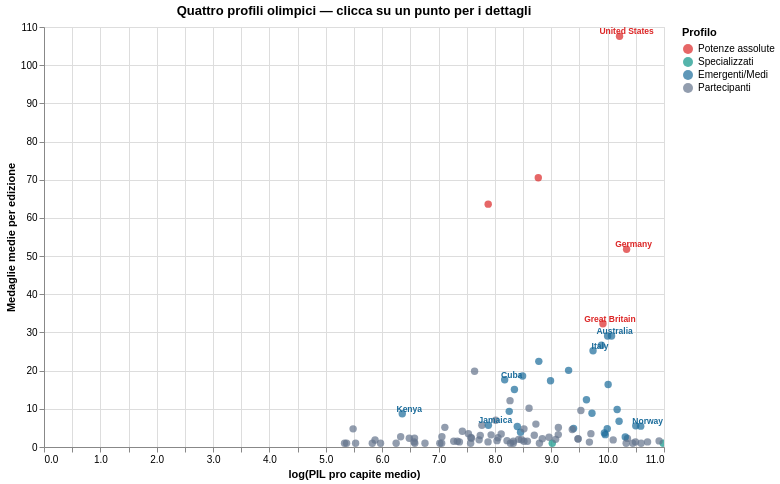

This figure's notebook cell:
### Markdown cell above
## 6. Cluster di paesi — quattro profili olimpici

### Code cell
profile = (df_imp[df_imp["total"]>0].groupby("country").agg(
    avg_medals=("total","mean"), total_medals=("total","sum"),
    n_editions=("year","nunique"), avg_gdp_pc=("NY.GDP.PCAP.CD","mean"),
    avg_pop=("SP.POP.TOTL","mean"), medals_per_m=("medals_per_million","mean"),
    consistency=("total","std")).dropna().reset_index())

feats_cl = ["avg_medals","medals_per_m","consistency","avg_gdp_pc","n_editions"]
X_cl = StandardScaler().fit_transform(profile[feats_cl].fillna(0))
km   = KMeans(n_clusters=4, random_state=42, n_init=20)
profile["cluster"] = km.fit_predict(X_cl)

# Nome del cluster in base alle caratteristiche medie
c_names = {}
for c in range(4):
    s = profile[profile["cluster"]==c]
    c_names[c] = ("Potenze assolute"  if s["avg_medals"].mean()>40  else
                  "Specializzati"     if s["medals_per_m"].mean()>2  else
                  "Emergenti/Medi"    if s["avg_medals"].mean()>8    else
                  "Partecipanti")
profile["cluster_name"] = profile["cluster"].map(c_names)
profile["log_gdp_pc"]   = np.log1p(profile["avg_gdp_pc"])

# Paesi da evidenziare con etichetta
highlight = ["United States","China","Soviet Union","Jamaica","Kenya",
             "Great Britain","Italy","Germany","Australia","Cuba","Norway"]

scatter_cl = (
    alt.Chart(profile)
    .mark_circle(size=55, opacity=0.7)
    .encode(
        x=alt.X("log_gdp_pc:Q", title="log(PIL pro capite medio)"),
        y=alt.Y("avg_medals:Q", title="Medaglie medie per edizione"),
        color=alt.Color("cluster_name:N",
            scale=alt.Scale(
                domain=["Potenze assolute","Specializzati","Emergenti/Medi","Partecipanti"],
                range=[RED, TEAL, BLUE, GRAY]),
            legend=alt.Legend(title="Profilo")),
        tooltip=["country:N","cluster_name:N",
                 alt.Tooltip("avg_medals:Q", format=".1f", title="Med. medie"),
                 alt.Tooltip("medals_per_m:Q", format=".2f", title="Med/milione"),
                 alt.Tooltip("avg_gdp_pc:Q", format=",.0f", title="PIL p.c. medio")]
    )
)
labels_cl = (
    alt.Chart(profile[profile["country"].isin(highlight)])
    .mark_text(dx=7, dy=-5, fontSize=8.5, fontWeight="bold")
    .encode(x="log_gdp_pc:Q", y="avg_medals:Q", text="country:N",
            color=alt.Color("cluster_name:N",
                scale=alt.Scale(
                    domain=["Potenze assolute","Specializzati","Emergenti/Medi","Partecipanti"],
                    range=[RED, TEAL, BLUE, GRAY])))
)

(scatter_cl + labels_cl).properties(
    title="Quattro profili olimpici — clicca su un punto per i dettagli",
    width=620, height=420
).interactive().display()

### Figure 1 — Vega-Lite specification as saved in the notebook (floating-point values rounded to 4 significant figures)
{"config": {"view": {"continuousWidth": 300, "continuousHeight": 300}}, "layer": [{"data": {"name": "data-9ebc081769c4e28306589a1dff36421b"}, "mark": {"type": "circle", "opacity": 0.7, "size": 55}, "encoding": {"color": {"field": "cluster_name", "legend": {"title": "Profilo"}, "scale": {"domain": ["Potenze assolute", "Specializzati", "Emergenti/Medi", "Partecipanti"], "range": ["#DC2626", "#0D9488", "#1A6B9A", "#64748B"]}, "type": "nominal"}, "tooltip": [{"field": "country", "type": "nominal"}, {"field": "cluster_name", "type": "nominal"}, {"field": "avg_medals", "format": ".1f", "title": "Med. medie", "type": "quantitative"}, {"field": "medals_per_m", "format": ".2f", "title": "Med/milione", "type": "quantitative"}, {"field": "avg_gdp_pc", "format": ",.0f", "title": "PIL p.c. medio", "type": "quantitative"}], "x": {"field": "log_gdp_pc", "title": "log(PIL pro capite medio)", "type": "quantitative"}, "y": {"field": "avg_medals", "title": "Medaglie medie per edizione", "type": "quantitative"}}, "name": "view_9fc93b57d9de823e_0"}, {"data": {"name": "data-f5a45f84b6648373509e1b71a6c10140"}, "mark": {"type": "text", "dx": 7, "dy": -5, "fontSize": 8.5, "fontWeight": "bold"}, "encoding": {"color": {"field": "cluster_name", "scale": {"domain": ["Potenze assolute", "Specializzati", "Emergenti/Medi", "Partecipanti"], "range": ["#DC2626", "#0D9488", "#1A6B9A", "#64748B"]}, "type": "nominal"}, "text": {"field": "country", "type": "nominal"}, "x": {"field": "log_gdp_pc", "type": "quantitative"}, "y": {"field": "avg_medals", "type": "quantitative"}}}], "height": 420, "params": [{"name": "param_1e9efca18e7a2868", "select": {"type": "interval", "encodings": ["x", "y"]}, "bind": "scales", "views": ["view_9fc93b57d9de823e_0"]}], "title": "Quattro profili olimpici — clicca su un punto per i dettagli", "width": 620, "$schema": "https://vega.github.io/schema/vega-lite/v6.1.0.json", "datasets": {"data-9ebc081769c4e28306589a1dff36421b": [{"country": "Afghanistan", "avg_medals": 1.0, "total_medals": 2, "n_editions": 2, "avg_gdp_pc": 390.9, "avg_pop": 26360000.0, "medals_per_m": 0.03807, "consistency": 0.0, "cluster": 1, "cluster_name": "Partecipanti", "log_gdp_pc": 5.971}, {"country": "Algeria", "avg_medals": 2.429, "total_medals": 17, "n_editions": 7, "avg_gdp_pc": 3147.0, "avg_pop": 30000000.0, "medals_per_m": 0.08544, "consistency": 1.272, "cluster": 1, "cluster_name": "Partecipanti", "log_gdp_pc": 8.055}, {"country": "Argentina", "avg_medals": 3.083, "total_medals": 37, "n_editions": 12, "avg_gdp_pc": 5993.0, "avg_pop": 33840000.0, "medals_per_m": 0.08692, "consistency": 1.782, "cluster": 1, "cluster_name": "Partecipanti", "log_gdp_pc": 8.699}, {"country": "Armenia", "avg_medals": 3.0, "total_medals": 18, "n_editions": 6, "avg_gdp_pc": 2297.0, "avg_pop": 3139000.0, "medals_per_m": 0.9688, "consistency": 1.549, "cluster": 1, "cluster_name": "Partecipanti", "log_gdp_pc": 7.74}, {"country": "Australia", "avg_medals": 29.07, "total_medals": 436, "n_editions": 15, "avg_gdp_pc": 22010.0, "avg_pop": 17070000.0, "medals_per_m": 1.64, "consistency": 16.21, "cluster": 2, "cluster_name": "Emergenti/Medi", "log_gdp_pc": 9.999}, {"country": "Austria", "avg_medals": 3.231, "total_medals": 42, "n_editions": 13, "avg_gdp_pc": 21100.0, "avg_pop": 7862000.0, "medals_per_m": 0.4077, "consistency": 1.964, "cluster": 2, "cluster_name": "Emergenti/Medi", "log_gdp_pc": 9.957}, {"country": "Azerbaijan", "avg_medals": 7.0, "total_medals": 49, "n_editions": 7, "avg_gdp_pc": 3023.0, "avg_pop": 8621000.0, "medals_per_m": 0.7782, "consistency": 5.508, "cluster": 1, "cluster_name": "Partecipanti", "log_gdp_pc": 8.014}, {"country": "Bahrain", "avg_medals": 1.333, "total_medals": 4, "n_editions": 3, "avg_gdp_pc": 36100.0, "avg_pop": 412600.0, "medals_per_m": 3.234, "consistency": 0.5774, "cluster": 1, "cluster_name": "Partecipanti", "log_gdp_pc": 10.49}, {"country": "Belarus", "avg_medals": 12.14, "total_medals": 85, "n_editions": 7, "avg_gdp_pc": 3897.0, "avg_pop": 9748000.0, "medals_per_m": 1.238, "consistency": 3.579, "cluster": 1, "cluster_name": "Partecipanti", "log_gdp_pc": 8.268}, {"country": "Belgium", "avg_medals": 3.667, "total_medals": 55, "n_editions": 15, "avg_gdp_pc": 20800.0, "avg_pop": 10150000.0, "medals_per_m": 0.3575, "consistency": 1.877, "cluster": 2, "cluster_name": "Emergenti/Medi", "log_gdp_pc": 9.943}, {"country": "Bermuda", "avg_medals": 1.0, "total_medals": 2, "n_editions": 2, "avg_gdp_pc": 59000.0, "avg_pop": 58360.0, "medals_per_m": 17.28, "consistency": 0.0, "cluster": 0, "cluster_name": "Specializzati", "log_gdp_pc": 10.99}, {"country": "Botswana", "avg_medals": 1.0, "total_medals": 2, "n_editions": 2, "avg_gdp_pc": 6565.0, "avg_pop": 2148000.0, "medals_per_m": 0.4675, "consistency": 0.0, "cluster": 1, "cluster_name": "Partecipanti", "log_gdp_pc": 8.79}, {"country": "Brazil", "avg_medals": 9.333, "total_medals": 140, "n_editions": 15, "avg_gdp_pc": 3843.0, "avg_pop": 144600000.0, "medals_per_m": 0.0568, "consistency": 6.997, "cluster": 2, "cluster_name": "Emergenti/Medi", "log_gdp_pc": 8.254}, {"country": "Bulgaria", "avg_medals": 15.07, "total_medals": 211, "n_editions": 14, "avg_gdp_pc": 4213.0, "avg_pop": 8108000.0, "medals_per_m": 1.784, "consistency": 11.45, "cluster": 2, "cluster_name": "Emergenti/Medi", "log_gdp_pc": 8.346}, {"country": "Burundi", "avg_medals": 1.0, "total_medals": 2, "n_editions": 2, "avg_gdp_pc": 206.0, "avg_pop": 8209000.0, "medals_per_m": 0.133, "consistency": 0.0, "cluster": 1, "cluster_name": "Partecipanti", "log_gdp_pc": 5.333}, {"country": "Cameroon", "avg_medals": 1.0, "total_medals": 6, "n_editions": 6, "avg_gdp_pc": 860.9, "avg_pop": 13480000.0, "medals_per_m": 0.08849, "consistency": 0.0, "cluster": 1, "cluster_name": "Partecipanti", "log_gdp_pc": 6.759}, {"country": "Canada", "avg_medals": 16.36, "total_medals": 229, "n_editions": 14, "avg_gdp_pc": 22220.0, "avg_pop": 27780000.0, "medals_per_m": 0.5737, "consistency": 10.41, "cluster": 2, "cluster_name": "Emergenti/Medi", "log_gdp_pc": 10.01}, {"country": "Chile", "avg_medals": 1.5, "total_medals": 6, "n_editions": 4, "avg_gdp_pc": 4993.0, "avg_pop": 14930000.0, "medals_per_m": 0.09943, "consistency": 1.0, "cluster": 1, "cluster_name": "Partecipanti", "log_gdp_pc": 8.516}, {"country": "Colombia", "avg_medals": 3.4, "total_medals": 34, "n_editions": 10, "avg_gdp_pc": 3332.0, "avg_pop": 36860000.0, "medals_per_m": 0.0873, "consistency": 2.989, "cluster": 1, "cluster_name": "Partecipanti", "log_gdp_pc": 8.112}, {"country": "Costa Rica", "avg_medals": 1.333, "total_medals": 4, "n_editions": 3, "avg_gdp_pc": 2637.0, "avg_pop": 3310000.0, "medals_per_m": 0.3959, "consistency": 0.5774, "cluster": 1, "cluster_name": "Partecipanti", "log_gdp_pc": 7.878}, {"country": "Croatia", "avg_medals": 5.125, "total_medals": 41, "n_editions": 8, "avg_gdp_pc": 9190.0, "avg_pop": 4385000.0, "medals_per_m": 1.197, "consistency": 2.85, "cluster": 1, "cluster_name": "Partecipanti", "log_gdp_pc": 9.126}, {"country": "Cuba", "avg_medals": 17.62, "total_medals": 229, "n_editions": 13, "avg_gdp_pc": 3544.0, "avg_pop": 10150000.0, "medals_per_m": 1.661, "consistency": 10.18, "cluster": 2, "cluster_name": "Emergenti/Medi", "log_gdp_pc": 8.173}, {"country": "Czechia", "avg_medals": 9.571, "total_medals": 67, "n_editions": 7, "avg_gdp_pc": 13700.0, "avg_pop": 10380000.0, "medals_per_m": 0.9208, "consistency": 1.618, "cluster": 1, "cluster_name": "Partecipanti", "log_gdp_pc": 9.525}, {"country": "Côte d'Ivoire", "avg_medals": 1.333, "total_medals": 4, "n_editions": 3, "avg_gdp_pc": 1587.0, "avg_pop": 20040000.0, "medals_per_m": 0.07788, "consistency": 0.5774, "cluster": 1, "cluster_name": "Partecipanti", "log_gdp_pc": 7.37}, {"country": "Denmark", "avg_medals": 6.733, "total_medals": 101, "n_editions": 15, "avg_gdp_pc": 26980.0, "avg_pop": 5204000.0, "medals_per_m": 1.276, "consistency": 3.327, "cluster": 2, "cluster_name": "Emergenti/Medi", "log_gdp_pc": 10.2}, {"country": "Dominican Republic", "avg_medals": 2.0, "total_medals": 12, "n_editions": 6, "avg_gdp_pc": 4541.0, "avg_pop": 9123000.0, "medals_per_m": 0.2111, "consistency": 1.549, "cluster": 1, "cluster_name": "Partecipanti", "log_gdp_pc": 8.421}, {"country": "Ecuador", "avg_medals": 1.667, "total_medals": 5, "n_editions": 3, "avg_gdp_pc": 3695.0, "avg_pop": 14050000.0, "medals_per_m": 0.1126, "consistency": 1.155, "cluster": 1, "cluster_name": "Partecipanti", "log_gdp_pc": 8.215}, {"country": "Egypt", "avg_medals": 3.5, "total_medals": 21, "n_editions": 6, "avg_gdp_pc": 1861.0, "avg_pop": 82110000.0, "medals_per_m": 0.04103, "consistency": 1.871, "cluster": 1, "cluster_name": "Partecipanti", "log_gdp_pc": 7.529}, {"country": "Estonia", "avg_medals": 2.143, "total_medals": 15, "n_editions": 7, "avg_gdp_pc": 13030.0, "avg_pop": 1381000.0, "medals_per_m": 1.549, "consistency": 0.6901, "cluster": 1, "cluster_name": "Partecipanti", "log_gdp_pc": 9.475}, {"country": "Ethiopia", "avg_medals": 4.75, "total_medals": 57, "n_editions": 12, "avg_gdp_pc": 239.9, "avg_pop": 60180000.0, "medals_per_m": 0.07989, "consistency": 2.667, "cluster": 1, "cluster_name": "Partecipanti", "log_gdp_pc": 5.484}, {"country": "Fiji", "avg_medals": 1.5, "total_medals": 3, "n_editions": 2, "avg_gdp_pc": 5303.0, "avg_pop": 917200.0, "medals_per_m": 1.635, "consistency": 0.7071, "cluster": 1, "cluster_name": "Partecipanti", "log_gdp_pc": 8.576}, {"country": "Finland", "avg_medals": 4.8, "total_medals": 72, "n_editions": 15, "avg_gdp_pc": 21870.0, "avg_pop": 4985000.0, "medals_per_m": 0.9882, "consistency": 2.808, "cluster": 2, "cluster_name": "Emergenti/Medi", "log_gdp_pc": 9.993}, {"country": "France", "avg_medals": 26.67, "total_medals": 400, "n_editions": 15, "avg_gdp_pc": 19750.0, "avg_pop": 58070000.0, "medals_per_m": 0.4472, "consistency": 11.77, "cluster": 2, "cluster_name": "Emergenti/Medi", "log_gdp_pc": 9.891}, {"country": "Georgia", "avg_medals": 5.714, "total_medals": 40, "n_editions": 7, "avg_gdp_pc": 2366.0, "avg_pop": 4040000.0, "medals_per_m": 1.459, "consistency": 2.059, "cluster": 1, "cluster_name": "Partecipanti", "log_gdp_pc": 7.769}, {"country": "Germany", "avg_medals": 51.78, "total_medals": 466, "n_editions": 9, "avg_gdp_pc": 30830.0, "avg_pop": 80670000.0, "medals_per_m": 0.644, "consistency": 14.18, "cluster": 3, "cluster_name": "Potenze assolute", "log_gdp_pc": 10.34}, {"country": "Ghana", "avg_medals": 1.0, "total_medals": 4, "n_editions": 4, "avg_gdp_pc": 718.6, "avg_pop": 15400000.0, "medals_per_m": 0.08755, "consistency": 0.0, "cluster": 1, "cluster_name": "Partecipanti", "log_gdp_pc": 6.579}, {"country": "Great Britain", "avg_medals": 32.27, "total_medals": 484, "n_editions": 15, "avg_gdp_pc": 20260.0, "avg_pop": 58310000.0, "medals_per_m": 0.5381, "consistency": 19.78, "cluster": 3, "cluster_name": "Potenze assolute", "log_gdp_pc": 9.917}, {"country": "Greece", "avg_medals": 4.846, "total_medals": 63, "n_editions": 13, "avg_gdp_pc": 12030.0, "avg_pop": 10190000.0, "medals_per_m": 0.4609, "consistency": 4.758, "cluster": 2, "cluster_name": "Emergenti/Medi", "log_gdp_pc": 9.395}, {"country": "Grenada", "avg_medals": 1.0, "total_medals": 3, "n_editions": 3, "avg_gdp_pc": 8246.0, "avg_pop": 113600.0, "medals_per_m": 8.805, "consistency": 0.0, "cluster": 0, "cluster_name": "Specializzati", "log_gdp_pc": 9.018}, {"country": "Hong Kong, China", "avg_medals": 2.25, "total_medals": 9, "n_editions": 4, "avg_gdp_pc": 31290.0, "avg_pop": 6779000.0, "medals_per_m": 0.3169, "consistency": 2.5, "cluster": 1, "cluster_name": "Partecipanti", "log_gdp_pc": 10.35}, {"country": "Hungary", "avg_medals": 22.43, "total_medals": 314, "n_editions": 14, "avg_gdp_pc": 6495.0, "avg_pop": 10230000.0, "medals_per_m": 2.185, "consistency": 7.314, "cluster": 2, "cluster_name": "Emergenti/Medi", "log_gdp_pc": 8.779}, {"country": "Iceland", "avg_medals": 1.0, "total_medals": 3, "n_editions": 3, "avg_gdp_pc": 34410.0, "avg_pop": 268800.0, "medals_per_m": 3.763, "consistency": 0.0, "cluster": 1, "cluster_name": "Partecipanti", "log_gdp_pc": 10.45}, {"country": "India", "avg_medals": 2.273, "total_medals": 25, "n_editions": 11, "avg_gdp_pc": 651.4, "avg_pop": 930200000.0, "medals_per_m": 0.002246, "consistency": 2.195, "cluster": 1, "cluster_name": "Partecipanti", "log_gdp_pc": 6.481}, {"country": "Indonesia", "avg_medals": 4.111, "total_medals": 37, "n_editions": 9, "avg_gdp_pc": 1672.0, "avg_pop": 219700000.0, "medals_per_m": 0.01881, "consistency": 1.616, "cluster": 1, "cluster_name": "Partecipanti", "log_gdp_pc": 7.422}, {"country": "Ireland", "avg_medals": 2.6, "total_medals": 26, "n_editions": 10, "avg_gdp_pc": 30120.0, "avg_pop": 3868000.0, "medals_per_m": 0.6485, "consistency": 1.647, "cluster": 2, "cluster_name": "Emergenti/Medi", "log_gdp_pc": 10.31}, {"country": "Israel", "avg_medals": 1.857, "total_medals": 13, "n_editions": 7, "avg_gdp_pc": 24290.0, "avg_pop": 6616000.0, "medals_per_m": 0.277, "consistency": 1.069, "cluster": 1, "cluster_name": "Partecipanti", "log_gdp_pc": 10.1}, {"country": "Italy", "avg_medals": 25.2, "total_medals": 378, "n_editions": 15, "avg_gdp_pc": 17000.0, "avg_pop": 56430000.0, "medals_per_m": 0.4443, "consistency": 8.703, "cluster": 2, "cluster_name": "Emergenti/Medi", "log_gdp_pc": 9.741}, {"country": "Jamaica", "avg_medals": 5.714, "total_medals": 80, "n_editions": 14, "avg_gdp_pc": 2654.0, "avg_pop": 2376000.0, "medals_per_m": 2.235, "consistency": 4.122, "cluster": 2, "cluster_name": "Emergenti/Medi", "log_gdp_pc": 7.884}, {"country": "Japan", "avg_medals": 29.07, "total_medals": 407, "n_editions": 14, "avg_gdp_pc": 23610.0, "avg_pop": 118300000.0, "medals_per_m": 0.2466, "consistency": 11.79, "cluster": 2, "cluster_name": "Emergenti/Medi", "log_gdp_pc": 10.07}, {"country": "Jordan", "avg_medals": 1.5, "total_medals": 3, "n_editions": 2, "avg_gdp_pc": 4135.0, "avg_pop": 9411000.0, "medals_per_m": 0.1556, "consistency": 0.7071, "cluster": 1, "cluster_name": "Partecipanti", "log_gdp_pc": 8.328}, {"country": "Kazakhstan", "avg_medals": 10.14, "total_medals": 71, "n_editions": 7, "avg_gdp_pc": 5463.0, "avg_pop": 16840000.0, "medals_per_m": 0.6001, "consistency": 3.388, "cluster": 1, "cluster_name": "Partecipanti", "log_gdp_pc": 8.606}, {"country": "Kenya", "avg_medals": 8.692, "total_medals": 113, "n_editions": 13, "avg_gdp_pc": 575.0, "avg_pop": 26650000.0, "medals_per_m": 0.376, "consistency": 3.987, "cluster": 2, "cluster_name": "Emergenti/Medi", "log_gdp_pc": 6.356}, {"country": "Kuwait", "avg_medals": 1.0, "total_medals": 3, "n_editions": 3, "avg_gdp_pc": 30590.0, "avg_pop": 2976000.0, "medals_per_m": 0.3781, "consistency": 0.0, "cluster": 1, "cluster_name": "Partecipanti", "log_gdp_pc": 10.33}, {"country": "Kyrgyzstan", "avg_medals": 2.333, "total_medals": 7, "n_editions": 3, "avg_gdp_pc": 714.9, "avg_pop": 5434000.0, "medals_per_m": 0.4199, "consistency": 1.155, "cluster": 1, "cluster_name": "Partecipanti", "log_gdp_pc": 6.574}, {"country": "Latvia", "avg_medals": 2.571, "total_medals": 18, "n_editions": 7, "avg_gdp_pc": 7788.0, "avg_pop": 2320000.0, "medals_per_m": 1.115, "consistency": 0.9759, "cluster": 1, "cluster_name": "Partecipanti", "log_gdp_pc": 8.96}, {"country": "Lithuania", "avg_medals": 3.25, "total_medals": 26, "n_editions": 8, "avg_gdp_pc": 9176.0, "avg_pop": 3323000.0, "medals_per_m": 0.989, "consistency": 1.753, "cluster": 1, "cluster_name": "Partecipanti", "log_gdp_pc": 9.125}, {"country": "Malaysia", "avg_medals": 2.167, "total_medals": 13, "n_editions": 6, "avg_gdp_pc": 6911.0, "avg_pop": 25790000.0, "medals_per_m": 0.08223, "consistency": 1.472, "cluster": 1, "cluster_name": "Partecipanti", "log_gdp_pc": 8.841}, {"country": "Mexico", "avg_medals": 3.867, "total_medals": 58, "n_editions": 15, "avg_gdp_pc": 4698.0, "avg_pop": 81740000.0, "medals_per_m": 0.05142, "consistency": 2.588, "cluster": 2, "cluster_name": "Emergenti/Medi", "log_gdp_pc": 8.455}, {"country": "Mongolia", "avg_medals": 2.5, "total_medals": 30, "n_editions": 12, "avg_gdp_pc": 1947.0, "avg_pop": 2126000.0, "medals_per_m": 1.262, "consistency": 1.567, "cluster": 1, "cluster_name": "Partecipanti", "log_gdp_pc": 7.575}, {"country": "Morocco", "avg_medals": 2.3, "total_medals": 23, "n_editions": 10, "avg_gdp_pc": 1964.0, "avg_pop": 28140000.0, "medals_per_m": 0.08744, "consistency": 1.252, "cluster": 1, "cluster_name": "Partecipanti", "log_gdp_pc": 7.583}, {"country": "Mozambique", "avg_medals": 1.0, "total_medals": 2, "n_editions": 2, "avg_gdp_pc": 250.7, "avg_pop": 15900000.0, "medals_per_m": 0.06329, "consistency": 0.0, "cluster": 1, "cluster_name": "Partecipanti", "log_gdp_pc": 5.528}, {"country": "Namibia", "avg_medals": 1.667, "total_medals": 5, "n_editions": 3, "avg_gdp_pc": 3092.0, "avg_pop": 1799000.0, "medals_per_m": 1.071, "consistency": 0.5774, "cluster": 1, "cluster_name": "Partecipanti", "log_gdp_pc": 8.037}, {"country": "New Zealand", "avg_medals": 8.857, "total_medals": 124, "n_editions": 14, "avg_gdp_pc": 16680.0, "avg_pop": 3556000.0, "medals_per_m": 2.382, "consistency": 5.559, "cluster": 2, "cluster_name": "Emergenti/Medi", "log_gdp_pc": 9.722}, {"country": "Niger", "avg_medals": 1.0, "total_medals": 2, "n_editions": 2, "avg_gdp_pc": 337.6, "avg_pop": 11730000.0, "medals_per_m": 0.1354, "consistency": 0.0, "cluster": 1, "cluster_name": "Partecipanti", "log_gdp_pc": 5.825}, {"country": "Nigeria", "avg_medals": 2.7, "total_medals": 27, "n_editions": 10, "avg_gdp_pc": 1162.0, "avg_pop": 116500000.0, "medals_per_m": 0.02534, "consistency": 1.767, "cluster": 1, "cluster_name": "Partecipanti", "log_gdp_pc": 7.059}, {"country": "North Macedonia", "avg_medals": 1.0, "total_medals": 2, "n_editions": 2, "avg_gdp_pc": 4130.0, "avg_pop": 1951000.0, "medals_per_m": 0.5131, "consistency": 0.0, "cluster": 1, "cluster_name": "Partecipanti", "log_gdp_pc": 8.326}, {"country": "Norway", "avg_medals": 5.462, "total_medals": 71, "n_editions": 13, "avg_gdp_pc": 39620.0, "avg_pop": 4404000.0, "medals_per_m": 1.225, "consistency": 2.602, "cluster": 2, "cluster_name": "Emergenti/Medi", "log_gdp_pc": 10.59}, {"country": "Pakistan", "avg_medals": 1.0, "total_medals": 7, "n_editions": 7, "avg_gdp_pc": 213.5, "avg_pop": 75430000.0, "medals_per_m": 0.01457, "consistency": 0.0, "cluster": 1, "cluster_name": "Partecipanti", "log_gdp_pc": 5.368}, {"country": "People's Republic of China", "avg_medals": 63.6, "total_medals": 636, "n_editions": 10, "avg_gdp_pc": 2645.0, "avg_pop": 1229000000.0, "medals_per_m": 0.05051, "consistency": 24.48, "cluster": 3, "cluster_name": "Potenze assolute", "log_gdp_pc": 7.881}, {"country": "Peru", "avg_medals": 1.0, "total_medals": 3, "n_editions": 3, "avg_gdp_pc": 1121.0, "avg_pop": 19890000.0, "medals_per_m": 0.05057, "consistency": 0.0, "cluster": 1, "cluster_name": "Partecipanti", "log_gdp_pc": 7.023}, {"country": "Philippines", "avg_medals": 1.5, "total_medals": 9, "n_editions": 6, "avg_gdp_pc": 1435.0, "avg_pop": 71190000.0, "medals_per_m": 0.02155, "consistency": 1.225, "cluster": 1, "cluster_name": "Partecipanti", "log_gdp_pc": 7.269}, {"country": "Poland", "avg_medals": 17.36, "total_medals": 243, "n_editions": 14, "avg_gdp_pc": 7995.0, "avg_pop": 36110000.0, "medals_per_m": 0.4929, "consistency": 6.428, "cluster": 2, "cluster_name": "Emergenti/Medi", "log_gdp_pc": 8.987}, {"country": "Portugal", "avg_medals": 2.1, "total_medals": 21, "n_editions": 10, "avg_gdp_pc": 13030.0, "avg_pop": 10100000.0, "medals_per_m": 0.2087, "consistency": 0.9944, "cluster": 1, "cluster_name": "Partecipanti", "log_gdp_pc": 9.475}, {"country": "Puerto Rico", "avg_medals": 1.286, "total_medals": 9, "n_editions": 7, "avg_gdp_pc": 15940.0, "avg_pop": 3432000.0, "medals_per_m": 0.3753, "consistency": 0.488, "cluster": 1, "cluster_name": "Partecipanti", "log_gdp_pc": 9.677}, {"country": "Qatar", "avg_medals": 1.6, "total_medals": 8, "n_editions": 5, "avg_gdp_pc": 54900.0, "avg_pop": 1433000.0, "medals_per_m": 1.401, "consistency": 0.8944, "cluster": 1, "cluster_name": "Partecipanti", "log_gdp_pc": 10.91}, {"country": "Republic of Korea", "avg_medals": 20.07, "total_medals": 281, "n_editions": 14, "avg_gdp_pc": 11020.0, "avg_pop": 41580000.0, "medals_per_m": 0.4486, "consistency": 12.02, "cluster": 2, "cluster_name": "Emergenti/Medi", "log_gdp_pc": 9.307}, {"country": "Republic of Moldova", "avg_medals": 1.5, "total_medals": 6, "n_editions": 4, "avg_gdp_pc": 1529.0, "avg_pop": 2881000.0, "medals_per_m": 0.5168, "consistency": 0.5774, "cluster": 1, "cluster_name": "Partecipanti", "log_gdp_pc": 7.333}, {"country": "Romania", "avg_medals": 18.6, "total_medals": 279, "n_editions": 15, "avg_gdp_pc": 4870.0, "avg_pop": 21150000.0, "medals_per_m": 0.8617, "consistency": 12.24, "cluster": 2, "cluster_name": "Emergenti/Medi", "log_gdp_pc": 8.491}, {"country": "Russian Federation", "avg_medals": 70.5, "total_medals": 423, "n_editions": 6, "avg_gdp_pc": 6435.0, "avg_pop": 145300000.0, "medals_per_m": 0.4845, "consistency": 15.03, "cluster": 3, "cluster_name": "Potenze assolute", "log_gdp_pc": 8.77}, {"country": "Serbia", "avg_medals": 6.0, "total_medals": 24, "n_editions": 4, "avg_gdp_pc": 6167.0, "avg_pop": 7219000.0, "medals_per_m": 0.8391, "consistency": 2.944, "cluster": 1, "cluster_name": "Partecipanti", "log_gdp_pc": 8.727}, {"country": "Singapore", "avg_medals": 1.333, "total_medals": 4, "n_editions": 3, "avg_gdp_pc": 44710.0, "avg_pop": 4936000.0, "medals_per_m": 0.2707, "consistency": 0.5774, "cluster": 1, "cluster_name": "Partecipanti", "log_gdp_pc": 10.71}, {"country": "Slovakia", "avg_medals": 4.571, "total_medals": 32, "n_editions": 7, "avg_gdp_pc": 11760.0, "avg_pop": 5389000.0, "medals_per_m": 0.8484, "consistency": 1.134, "cluster": 1, "cluster_name": "Partecipanti", "log_gdp_pc": 9.373}, {"country": "Slovenia", "avg_medals": 3.5, "total_medals": 28, "n_editions": 8, "avg_gdp_pc": 16370.0, "avg_pop": 2018000.0, "medals_per_m": 1.728, "consistency": 1.309, "cluster": 1, "cluster_name": "Partecipanti", "log_gdp_pc": 9.703}, {"country": "South Africa", "avg_medals": 4.75, "total_medals": 38, "n_editions": 8, "avg_gdp_pc": 4989.0, "avg_pop": 49090000.0, "medals_per_m": 0.09587, "consistency": 2.816, "cluster": 1, "cluster_name": "Partecipanti", "log_gdp_pc": 8.515}, {"country": "Spain", "avg_medals": 12.38, "total_medals": 161, "n_editions": 13, "avg_gdp_pc": 15120.0, "avg_pop": 40410000.0, "medals_per_m": 0.2949, "consistency": 7.752, "cluster": 2, "cluster_name": "Emergenti/Medi", "log_gdp_pc": 9.624}, {"country": "Suriname", "avg_medals": 1.0, "total_medals": 2, "n_editions": 2, "avg_gdp_pc": 1937.0, "avg_pop": 399600.0, "medals_per_m": 2.504, "consistency": 0.0, "cluster": 1, "cluster_name": "Partecipanti", "log_gdp_pc": 7.569}, {"country": "Sweden", "avg_medals": 9.8, "total_medals": 147, "n_editions": 15, "avg_gdp_pc": 26070.0, "avg_pop": 8641000.0, "medals_per_m": 1.143, "consistency": 4.127, "cluster": 2, "cluster_name": "Emergenti/Medi", "log_gdp_pc": 10.17}, {"country": "Switzerland", "avg_medals": 5.533, "total_medals": 83, "n_editions": 15, "avg_gdp_pc": 36280.0, "avg_pop": 6859000.0, "medals_per_m": 0.7895, "consistency": 3.044, "cluster": 2, "cluster_name": "Emergenti/Medi", "log_gdp_pc": 10.5}, {"country": "Syrian Arab Republic", "avg_medals": 1.0, "total_medals": 4, "n_editions": 4, "avg_gdp_pc": 1158.0, "avg_pop": 15070000.0, "medals_per_m": 0.07163, "consistency": 0.0, "cluster": 1, "cluster_name": "Partecipanti", "log_gdp_pc": 7.055}, {"country": "Tajikistan", "avg_medals": 1.333, "total_medals": 4, "n_editions": 3, "avg_gdp_pc": 709.7, "avg_pop": 7631000.0, "medals_per_m": 0.1794, "consistency": 0.5774, "cluster": 1, "cluster_name": "Partecipanti", "log_gdp_pc": 6.566}, {"country": "Thailand", "avg_medals": 3.182, "total_medals": 35, "n_editions": 11, "avg_gdp_pc": 2786.0, "avg_pop": 59110000.0, "medals_per_m": 0.05058, "consistency": 2.483, "cluster": 1, "cluster_name": "Partecipanti", "log_gdp_pc": 7.933}, {"country": "Trinidad and Tobago", "avg_medals": 2.0, "total_medals": 16, "n_editions": 8, "avg_gdp_pc": 8757.0, "avg_pop": 1224000.0, "medals_per_m": 1.695, "consistency": 1.069, "cluster": 1, "cluster_name": "Partecipanti", "log_gdp_pc": 9.078}, {"country": "Tunisia", "avg_medals": 1.875, "total_medals": 15, "n_editions": 8, "avg_gdp_pc": 2252.0, "avg_pop": 8361000.0, "medals_per_m": 0.2523, "consistency": 0.8345, "cluster": 1, "cluster_name": "Partecipanti", "log_gdp_pc": 7.72}, {"country": "Türkiye", "avg_medals": 5.385, "total_medals": 70, "n_editions": 13, "avg_gdp_pc": 4434.0, "avg_pop": 57020000.0, "medals_per_m": 0.09317, "consistency": 3.429, "cluster": 2, "cluster_name": "Emergenti/Medi", "log_gdp_pc": 8.397}, {"country": "Uganda", "avg_medals": 1.833, "total_medals": 11, "n_editions": 6, "avg_gdp_pc": 354.4, "avg_pop": 20710000.0, "medals_per_m": 0.1131, "consistency": 1.169, "cluster": 1, "cluster_name": "Partecipanti", "log_gdp_pc": 5.873}, {"country": "Ukraine", "avg_medals": 19.86, "total_medals": 139, "n_editions": 7, "avg_gdp_pc": 2077.0, "avg_pop": 48140000.0, "medals_per_m": 0.4108, "consistency": 4.259, "cluster": 1, "cluster_name": "Partecipanti", "log_gdp_pc": 7.639}, {"country": "United Arab Emirates", "avg_medals": 1.0, "total_medals": 2, "n_editions": 2, "avg_gdp_pc": 39880.0, "avg_pop": 5877000.0, "medals_per_m": 0.1933, "consistency": 0.0, "cluster": 1, "cluster_name": "Partecipanti", "log_gdp_pc": 10.59}, {"country": "United States", "avg_medals": 107.6, "total_medals": 1506, "n_editions": 14, "avg_gdp_pc": 27210.0, "avg_pop": 256300000.0, "medals_per_m": 0.4313, "consistency": 21.15, "cluster": 3, "cluster_name": "Potenze assolute", "log_gdp_pc": 10.21}, {"country": "Uruguay", "avg_medals": 1.0, "total_medals": 2, "n_editions": 2, "avg_gdp_pc": 3923.0, "avg_pop": 2904000.0, "medals_per_m": 0.3488, "consistency": 0.0, "cluster": 1, "cluster_name": "Partecipanti", "log_gdp_pc": 8.275}, {"country": "Uzbekistan", "avg_medals": 5.143, "total_medals": 36, "n_editions": 7, "avg_gdp_pc": 1226.0, "avg_pop": 26880000.0, "medals_per_m": 0.186, "consistency": 3.625, "cluster": 1, "cluster_name": "Partecipanti", "log_gdp_pc": 7.112}, {"country": "Venezuela", "avg_medals": 1.889, "total_medals": 17, "n_editions": 9, "avg_gdp_pc": 4777.0, "avg_pop": 21510000.0, "medals_per_m": 0.09152, "consistency": 1.167, "cluster": 1, "cluster_name": "Partecipanti", "log_gdp_pc": 8.472}, {"country": "Zambia", "avg_medals": 1.0, "total_medals": 2, "n_editions": 2, "avg_gdp_pc": 515.8, "avg_pop": 7282000.0, "medals_per_m": 0.1411, "consistency": 0.0, "cluster": 1, "cluster_name": "Partecipanti", "log_gdp_pc": 6.248}, {"country": "Zimbabwe", "avg_medals": 2.667, "total_medals": 8, "n_editions": 3, "avg_gdp_pc": 558.9, "avg_pop": 10370000.0, "medals_per_m": 0.2405, "consistency": 1.528, "cluster": 1, "cluster_name": "Partecipanti", "log_gdp_pc": 6.328}], "data-f5a45f84b6648373509e1b71a6c10140": [{"country": "Australia", "avg_medals": 29.07, "total_medals": 436, "n_editions": 15, "avg_gdp_pc": 22010.0, "avg_pop": 17070000.0, "medals_per_m": 1.64, "consistency": 16.21, "cluster": 2, "cluster_name": "Emergenti/Medi", "log_gdp_pc": 9.999}, {"country": "Cuba", "avg_medals": 17.62, "total_medals": 229, "n_editions": 13, "avg_gdp_pc": 3544.0, "avg_pop": 10150000.0, "medals_per_m": 1.661, "consistency": 10.18, "cluster": 2, "cluster_name": "Emergenti/Medi", "log_gdp_pc": 8.173}, {"country": "Germany", "avg_medals": 51.78, "total_medals": 466, "n_editions": 9, "avg_gdp_pc": 30830.0, "avg_pop": 80670000.0, "medals_per_m": 0.644, "consistency": 14.18, "cluster": 3, "cluster_name": "Potenze assolute", "log_gdp_pc": 10.34}, {"country": "Great Britain", "avg_medals": 32.27, "total_medals": 484, "n_editions": 15, "avg_gdp_pc": 20260.0, "avg_pop": 58310000.0, "medals_per_m": 0.5381, "consistency": 19.78, "cluster": 3, "cluster_name": "Potenze assolute", "log_gdp_pc": 9.917}, {"country": "Italy", "avg_medals": 25.2, "total_medals": 378, "n_editions": 15, "avg_gdp_pc": 17000.0, "avg_pop": 56430000.0, "medals_per_m": 0.4443, "consistency": 8.703, "cluster": 2, "cluster_name": "Emergenti/Medi", "log_gdp_pc": 9.741}, {"country": "Jamaica", "avg_medals": 5.714, "total_medals": 80, "n_editions": 14, "avg_gdp_pc": 2654.0, "avg_pop": 2376000.0, "medals_per_m": 2.235, "consistency": 4.122, "cluster": 2, "cluster_name": "Emergenti/Medi", "log_gdp_pc": 7.884}, {"country": "Kenya", "avg_medals": 8.692, "total_medals": 113, "n_editions": 13, "avg_gdp_pc": 575.0, "avg_pop": 26650000.0, "medals_per_m": 0.376, "consistency": 3.987, "cluster": 2, "cluster_name": "Emergenti/Medi", "log_gdp_pc": 6.356}, {"country": "Norway", "avg_medals": 5.462, "total_medals": 71, "n_editions": 13, "avg_gdp_pc": 39620.0, "avg_pop": 4404000.0, "medals_per_m": 1.225, "consistency": 2.602, "cluster": 2, "cluster_name": "Emergenti/Medi", "log_gdp_pc": 10.59}, {"country": "United States", "avg_medals": 107.6, "total_medals": 1506, "n_editions": 14, "avg_gdp_pc": 27210.0, "avg_pop": 256300000.0, "medals_per_m": 0.4313, "consistency": 21.15, "cluster": 3, "cluster_name": "Potenze assolute", "log_gdp_pc": 10.21}]}}
